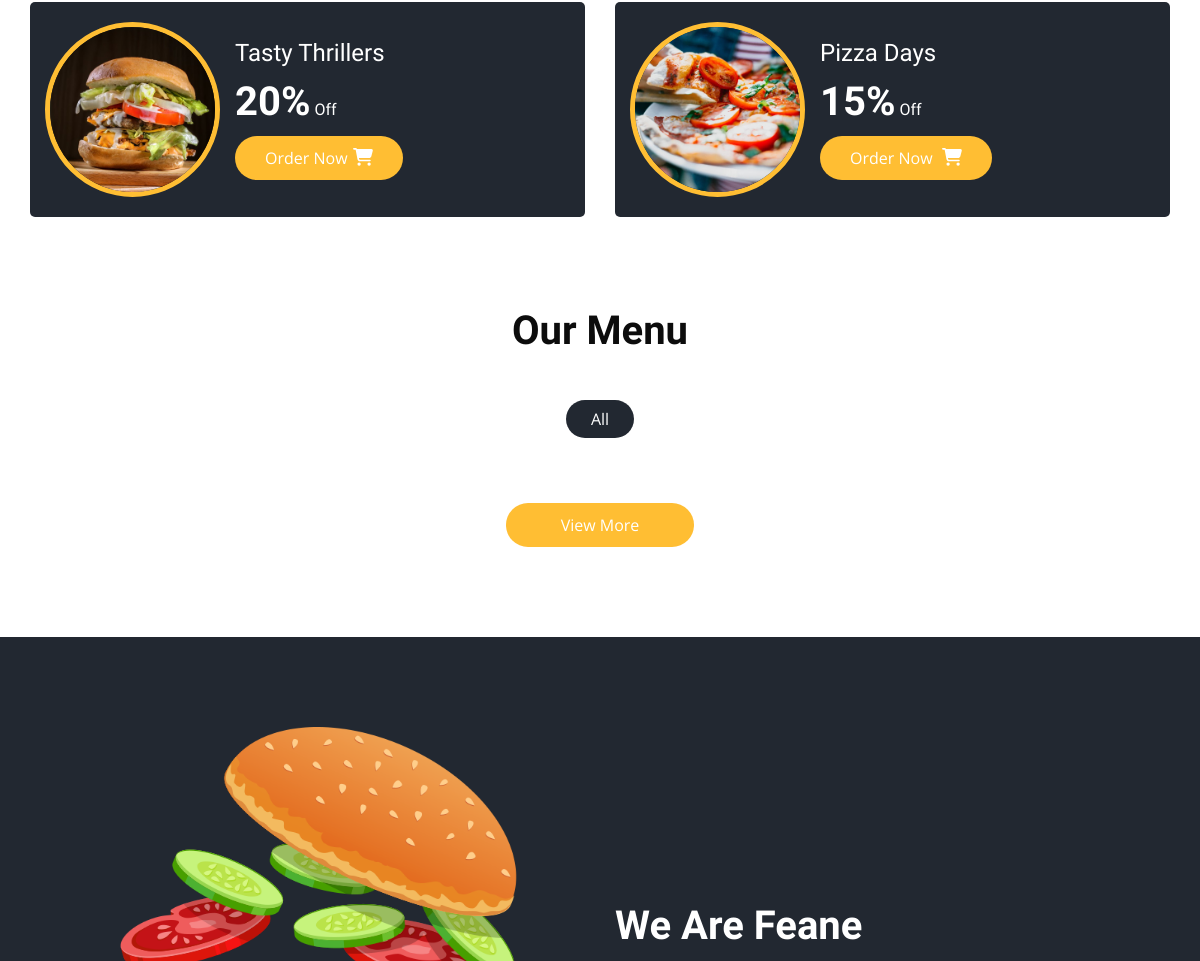
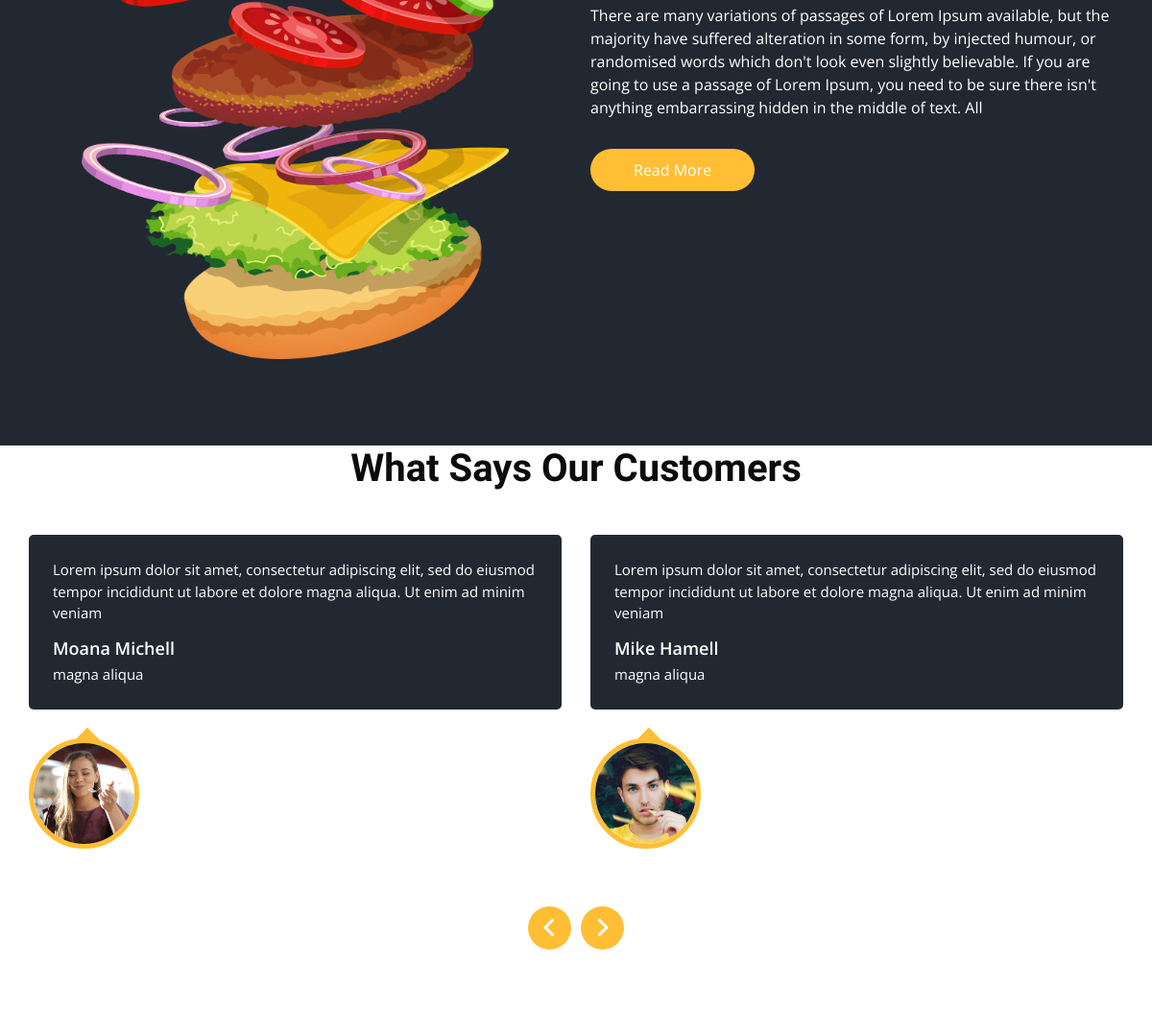
Before: / (middle part) with the older database file (2 pictures, top to bottom).
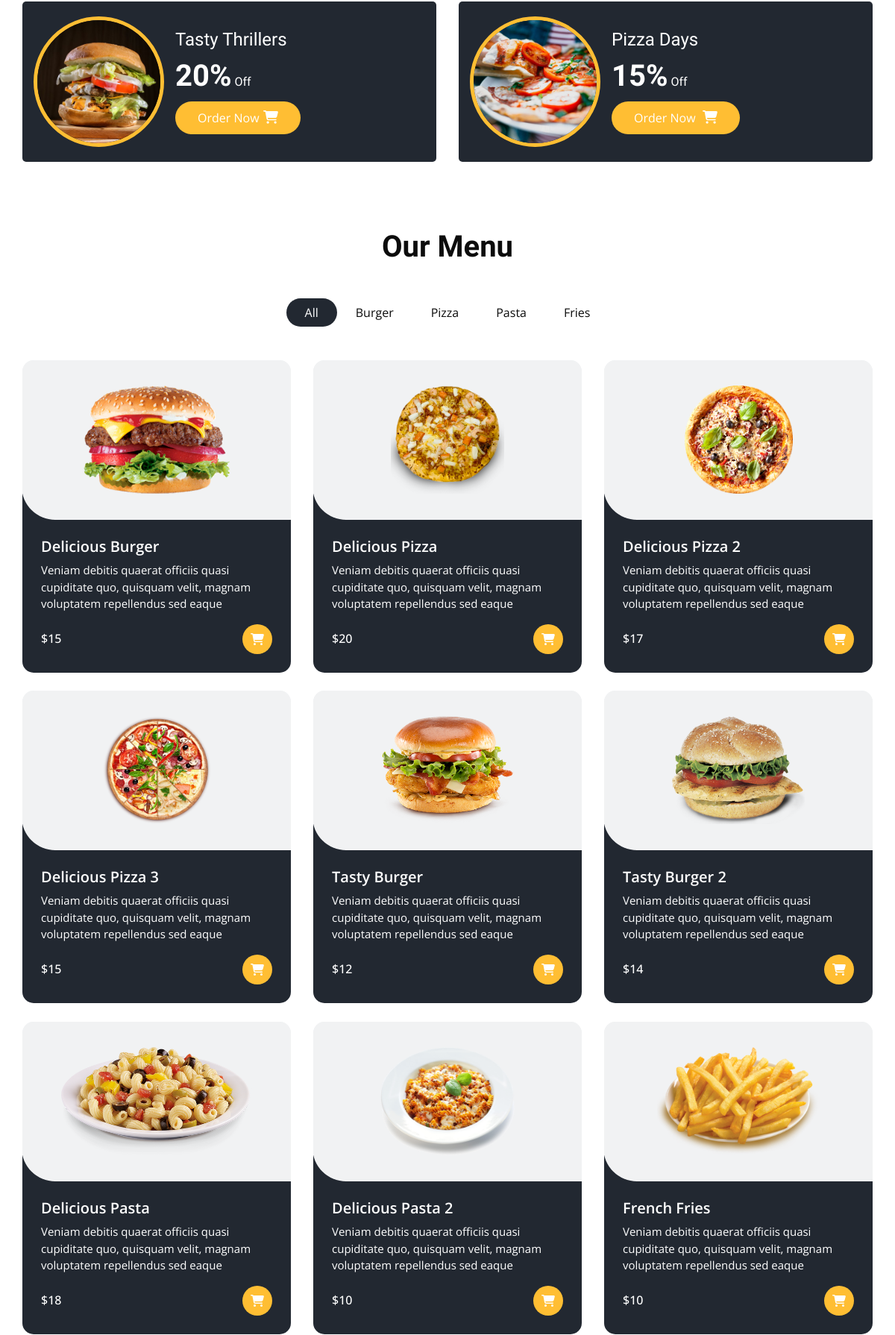
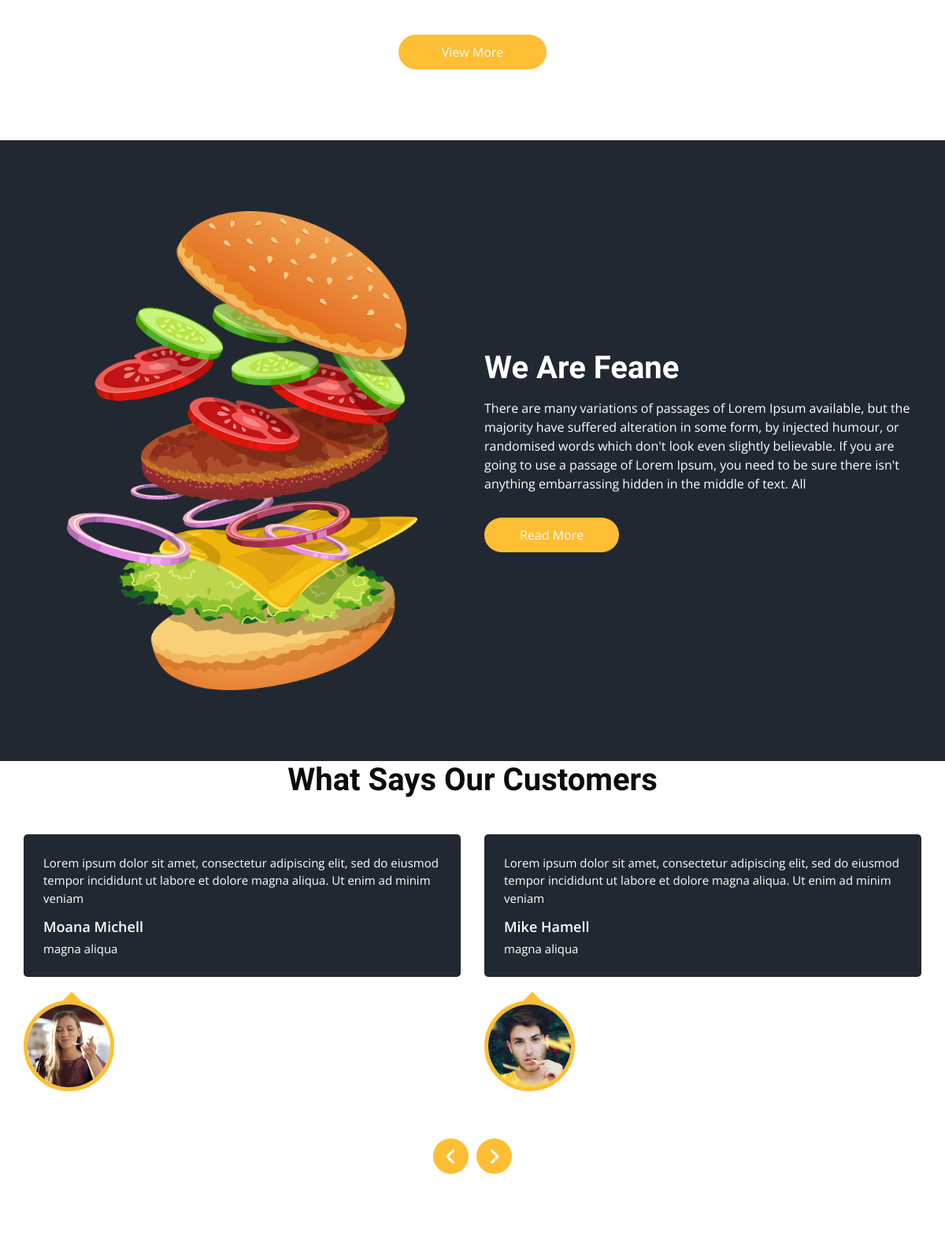
After: the same page with the newer database file (2 pictures, top to bottom).
### tables this page shows
CREATE TABLE `menu_items` (
  `id` int(20) NOT NULL,
  `name` varchar(50) NOT NULL,
  `description` text NOT NULL,
  `price` int(10) NOT NULL,
  `category` varchar(20) NOT NULL,
  `image_path` varchar(70) NOT NULL,
  `status` int(11) DEFAULT 1
);

### functions/functions.php (called while the page is built, shortened)
<?php
  function get_header() {
     require_once('includes\header.php');
 }
  function get_review(){
     require_once('includes\review.php');
 }
  function get_footer(){
     require_once('includes\footer.php');
 }
?>

### index.php (the view, shortened to what this page needs)
<?php
require_once('functions\functions.php');
get_header();
?>
<section class="offer_section layout_padding-bottom">
  <div class="offer_container">
    <div class="container">
      <div class="row">
        <div class="col-md-6  ">
          <div class="box ">
            <div class="img-box">
              <img src="images/o1.jpg" alt="">
            </div>
            <div class="detail-box">
              <h5>
                Tasty Thrillers
              </h5>
              <h6>
                <span>20%</span> Off
              </h6>
              <a href="">
                Order Now<i class="fa-solid fa-cart-shopping" style="color: #ffffff;"></i>
              </a>
            </div>
          </div>
        </div>
        <div class="col-md-6  ">
          <div class="box ">
            <div class="img-box">
              <img src="images/o2.jpg" alt="">
            </div>
            <div class="detail-box">
              <h5>
                Pizza Days
              </h5>
              <h6>
                <span>15%</span> Off
              </h6>
              <a href="">
                Order Now <i class="fa-solid fa-cart-shopping" style="color: #ffffff;"></i>
              </a>
            </div>
          </div>
        </div>
      </div>
    </div>
  </div>
</section>
<?php
$sel = "SELECT * FROM menu_items";
$result = mysqli_query($con,$sel);
?>
<section class="food_section layout_padding-bottom">
  <div class="container">
    <div class="heading_container heading_center">
      <h2>Our Menu</h2>
    </div>
    <ul class="filters_menu">
      <?php
      $categories = [];
      while ($row = $result->fetch_assoc()) {
          $categories[] = $row['category'];
      }
      $categories = array_unique($categories);
      ?>
      <li class="active" data-filter="*">All</li>
      <?php foreach ($categories as $category): ?>
        <li data-filter=".<?= strtolower($category) ?>"><?= ucfirst($category) ?></li>
      <?php endforeach; ?>
    </ul>
    <div class="filters-content">
      <div class="row grid">
        <?php
        $result = mysqli_query($con,$sel);
        while ($row = $result->fetch_assoc()): ?>
          <div class="col-sm-6 col-lg-4 all <?= strtolower($row['category']) ?>">
            <div class="box">
              <div>
                <div class="img-box">
                  <img src="admin/uploads/<?= $row['image_path'] ?>" alt="<?= $row['name'] ?>">
                </div>
                <div class="detail-box">
                  <h5><?= $row['name'] ?></h5>
                  <p><?= $row['description'] ?></p>
                  <div class="options">
                    <h6>$<?= $row['price'] ?></h6>
                    <a href=""><i class="fa-solid fa-cart-shopping" style="color: #ffffff;"></i></a>
                  </div>
                </div>
              </div>
            </div>
          </div>
        <?php endwhile; ?>
      </div>
    </div>
    <div class="btn-box">
      <a href="">View More</a>
    </div>
  </div>
</section>
<section class="about_section layout_padding">
  <div class="container  ">
    <div class="row">
      <div class="col-md-6 ">
        <div class="img-box">
          <img src="images/about-img.png" alt="">
        </div>
      </div>
      <div class="col-md-6">
        <div class="detail-box">
          <div class="heading_container">
            <h2>
              We Are Feane
            </h2>
          </div>
          <p>
            There are many variations of passages of Lorem Ipsum available, but the majority have suffered alteration
            in some form, by injected humour, or randomised words which don't look even slightly believable. If you
            are going to use a passage of Lorem Ipsum, you need to be sure there isn't anything embarrassing hidden in
            the middle of text. All
          </p>
          <a href="about.php">
            Read More
          </a>
        </div>
      </div>
    </div>
  </div>
</section>
<?php
get_review();
get_footer();
?>

### includes/header.php (shortened to what this page needs)
<!DOCTYPE html>
<html>
<head>
  <link rel="stylesheet" type="text/css" href="css/bootstrap.css" />
  <link rel="stylesheet" type="text/css" href="css/owl.carousel.min.css" />
  <link rel="stylesheet" href="css/nice-select.min.css" />
  <link href="css/font-awesome.min.css" rel="stylesheet" />
  <link href="css/responsive.css" rel="stylesheet" />
  <link href="css/all.min.css" rel="stylesheet" />
  <link href="css/all.css" rel="stylesheet" />
  <link href="css/style.css" rel="stylesheet" />
</head>
<?php
if (basename($_SERVER['REQUEST_URI']) == 'index.php') { ?>
  <body>
  <?php } else { ?>
    <body class="sub_page">
    <?php } ?>

### includes/review.php
<section class="client_section layout_padding-bottom">
  <div class="container">
    <div class="heading_container heading_center psudo_white_primary mb_45">
      <h2>
        What Says Our Customers
      </h2>
    </div>
    <div class="carousel-wrap row ">
      <div class="owl-carousel client_owl-carousel">
        <div class="item">
          <div class="box">
            <div class="detail-box">
              <p>
                Lorem ipsum dolor sit amet, consectetur adipiscing elit, sed do eiusmod tempor incididunt ut labore et dolore magna aliqua. Ut enim ad minim veniam
              </p>
              <h6>
                Moana Michell
              </h6>
              <p>
                magna aliqua
              </p>
            </div>
            <div class="img-box">
              <img src="images/client1.jpg" alt="" class="box-img">
            </div>
          </div>
        </div>
        <div class="item">
          <div class="box">
            <div class="detail-box">
              <p>
                Lorem ipsum dolor sit amet, consectetur adipiscing elit, sed do eiusmod tempor incididunt ut labore et dolore magna aliqua. Ut enim ad minim veniam
              </p>
              <h6>
                Mike Hamell
              </h6>
              <p>
                magna aliqua
              </p>
            </div>
            <div class="img-box">
              <img src="images/client2.jpg" alt="" class="box-img">
            </div>
          </div>
        </div>
      </div>
    </div>
  </div>
</section>

### includes/footer.php (shortened to what this page needs)
</body>
</html>

### css/responsive.css (style rules this page uses)
@media (min-width: 1200px) { .container { max-width: 1170px; } }

Changed rows visible on the page:
added menu_items: image_path (picture), name "Delicious Burger", description "Veniam debitis quaerat officiis quasi cupiditate quo, quisquam velit, magnam voluptatem repellendus sed eaque", price "15"
added menu_items: image_path (picture), name "Delicious Pizza", description "Veniam debitis quaerat officiis quasi cupiditate quo, quisquam velit, magnam voluptatem repellendus sed eaque", price "20"
added menu_items: image_path (picture), name "Delicious Pizza 2", description "Veniam debitis quaerat officiis quasi cupiditate quo, quisquam velit, magnam voluptatem repellendus sed eaque", price "17"
added menu_items: image_path (picture), name "Delicious Pizza 3", description "Veniam debitis quaerat officiis quasi cupiditate quo, quisquam velit, magnam voluptatem repellendus sed eaque", price "15"
added menu_items: image_path (picture), name "Tasty Burger", description "Veniam debitis quaerat officiis quasi cupiditate quo, quisquam velit, magnam voluptatem repellendus sed eaque", price "12"
added menu_items: image_path (picture), name "Tasty Burger 2", description "Veniam debitis quaerat officiis quasi cupiditate quo, quisquam velit, magnam voluptatem repellendus sed eaque", price "14"
added menu_items: image_path (picture), name "Delicious Pasta", description "Veniam debitis quaerat officiis quasi cupiditate quo, quisquam velit, magnam voluptatem repellendus sed eaque", price "18"
added menu_items: image_path (picture), name "Delicious Pasta 2", description "Veniam debitis quaerat officiis quasi cupiditate quo, quisquam velit, magnam voluptatem repellendus sed eaque", price "10"
added menu_items: image_path (picture), name "French Fries", description "Veniam debitis quaerat officiis quasi cupiditate quo, quisquam velit, magnam voluptatem repellendus sed eaque", price "10"
Other visible differences:
new list line: "Burger"
new list line: "Pizza"
new list line: "Pasta"
new list line: "Fries"
